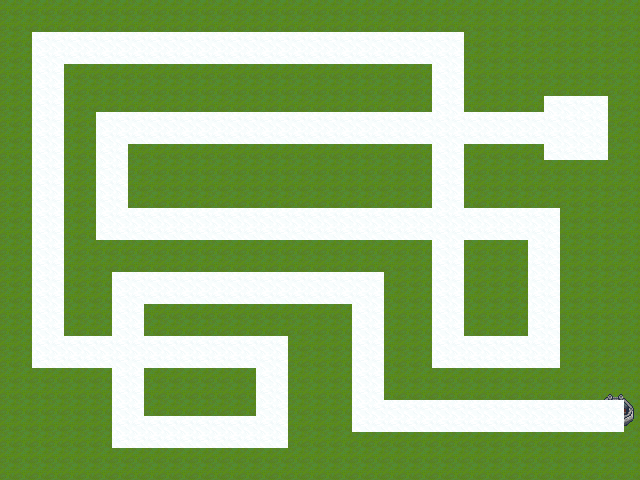

This game map was drawn from its Tiled (.tmx) file and the tilesets committed beside it. A one-line description and the trimmed map source follow:
An orthogonal 40x30 tile map with 16x16 px tiles, 3 tile layers (Terrain, Building, way) and 1 object (SpawnPoint).

<map version="1.0" orientation="orthogonal" width="40" height="30" tilewidth="16" tileheight="16">
 <tileset firstgid="1" name="tileset_1" tilewidth="16" tileheight="16">
  <image source="tileset_1.png" width="256" height="336" />
  <tile id="23">
   <properties>
    <property name="is_way" value="YES" />
   </properties>
  </tile>
 </tileset>
 <layer name="Terrain" width="40" height="30">
  <data>[1200 cells, 1200 non-empty, 1 distinct tile ids]</data>
 </layer>
 <layer name="Building" width="40" height="30">
  <data>[1200 cells, 581 non-empty, 25 distinct tile ids]</data>
 </layer>
 <objectgroup name="Object" width="40" height="30">
  <object name="SpawnPoint" x="563" y="100" width="20" height="20" />
 </objectgroup>
 <layer name="way" width="40" height="30">
  <data>[1200 cells, 430 non-empty, 1 distinct tile ids]</data>
 </layer>
</map>
